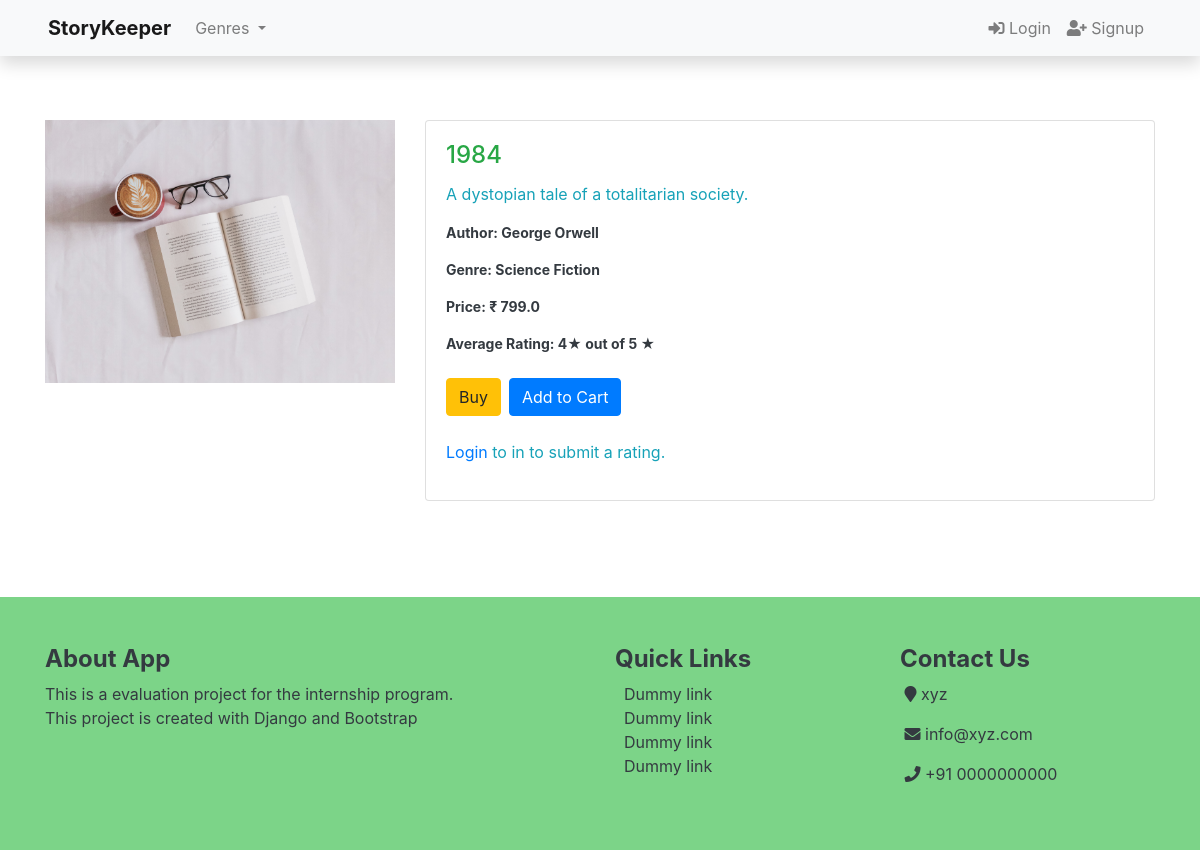
Screenshot of /book/3/ with the database file from the repository.
### books/models.py (models this page shows, shortened)
class Book(models.Model):
    title  		 = models.CharField(max_length=200)
    author 		 = models.CharField(max_length=100)
    genre   	 = models.CharField(max_length=100)
    price     	 = models.FloatField(default=0)
    quantity   	 = models.IntegerField(default=0)
    description  = models.TextField(default='No Description', null=True, blank=False)
    average_rating  = models.FloatField(default=0)
    created_on 	 = models.DateTimeField(auto_now_add=True)
    updated_on 	 = models.DateTimeField(auto_now=True)
    digital         = models.BooleanField(default=False, null=True, blank=False)
    status          = models.IntegerField(choices=status,default = 1)
    class Meta:
        ordering    = ['-quantity']

### books/views.py (the view)
# urls.py: path('book/<int:book_id>/', views.bookDetail, name='book_detail'),
def bookDetail(request, book_id):
    book = get_object_or_404(Book, pk=book_id)
    genre = Book.objects.values('genre').distinct().order_by('genre')
    context = {'book': book, 'genre':genre}
    return render(request, 'book-detail.html', context)

### books/templates/book-detail.html (shortened to what this page needs)
{% extends 'base.html' %}
{% load static %}
{% load crispy_forms_tags %}
{% block content %}
<div class="container my-5 pt-3">
    <div class="row">
        <div class="col-md-4">
            <div class="book-image-container">
                <img src="{% static 'images/thumbnail.jpg' %}" class="img-fluid" alt="{{ book.title }}">
            </div>
        </div>
        <div class="col-md-8">
            <div class="card">
                <div class="card-body">
                    <h4 class="card-title text-success">{{ book.title }}</h4>
                    <p class="card-text text-info">{{ book.description }}</p>
                    <small class="text-dark"><b>
                        <p class="card-text">Author: {{ book.author }}</p>
                        <p class="card-text">Genre: {{ book.genre }}</p>
                        <p class="card-text">Price: &#8377; {{ book.price }}</p>
                        <p class="card-text">Average Rating: {% if book.average_rating %}{{ book.average_rating|floatformat:'0' }}&#9733; out of 5 &#9733;{% else %}Not rated{% endif %}</p>
                    </b></small><br>
                    <div class="d-flex">
                        <a href="#" class="btn btn-warning mr-2">Buy</a>
                        <form method="post" action="{% url 'add_to_cart' book.id %}">
                            <button type="submit" class="btn btn-primary">Add to Cart</button>
                        </form>
                    </div><br>
                    {% if user.is_authenticated %}
                    <form method="post" action="{% url 'submit_rating' book.id %}">
                        {% csrf_token %}
                        <div class="form-group">
                            <label for="rating">Give a Rating (0-5):</label>
                            <input type="number" id="rating" name="rating" min="0" max="5" step="0.1" required>
                        </div>
                        <button type="submit" class="btn btn-outline-primary">Submit Rating</button>
                    </form>
                    {% else %}
                    <p class="text-info"><a href="{% url 'login' %}">Login</a> to in to submit a rating.</p>
                    {% endif %}
                </div>
            </div>
        </div>
    </div>
</div>
{% endblock %}

### rows the page displays
Book: title "1984", description "A dystopian tale of a totalitarian society.", author "George Orwell", genre "Science Fiction", price "799.0", average_rating "4"
